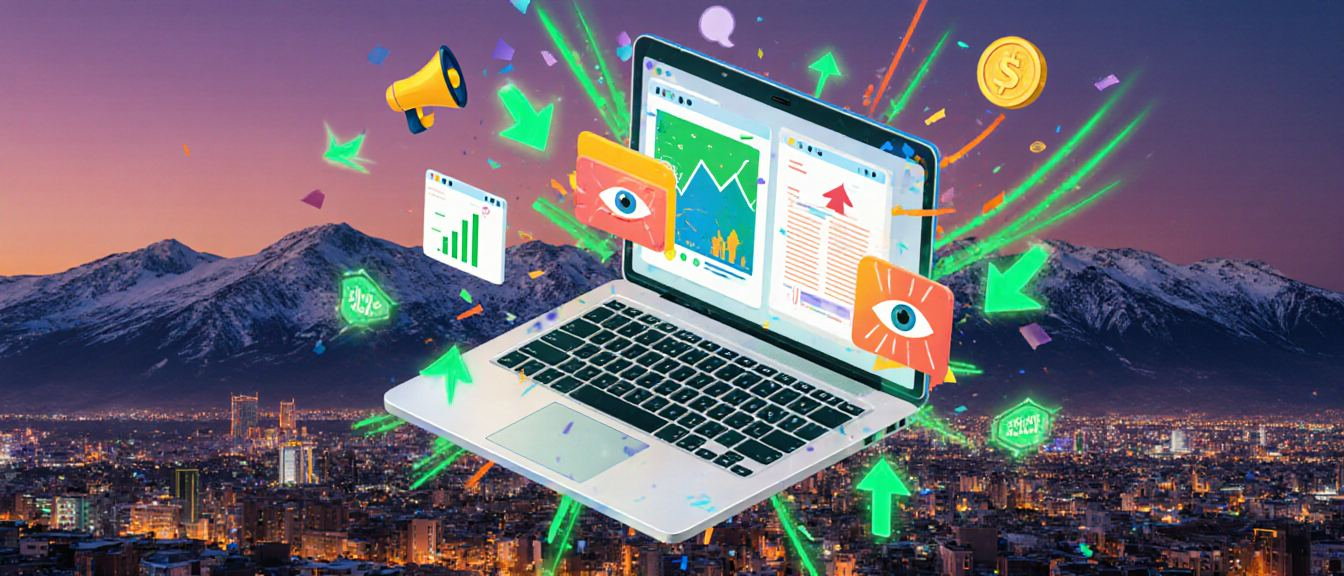
#> input picture img/landing.jpg, 1344 x 576 px
$ python -i banner.py   (imports and definitions only)
#> lines starting #> are read from the running program, lines starting #| are printed output that depends on the picture; after the words box and inside, x2 and y2 are one past the last pixel; in counts of white or black regions, pixels touching at a corner belong together
#> further down, picture is the input picture: PIL image 1344x576 RGB; mean R, G, B 105.7, 101.4, 112.7
"""Small toolkit for era-styled animated GIF banners (PIL only).

    from banner import *
    b = Banner(468, 60)
    f = b.frame("#000080")                      # new frame filled with a colour
    text(f, (10, 8), "ATTELKOM DIAL-UP", font("impact", 30), "#ffff00", outline="#000")
    b.add(f, 600)                               # hold for 600 ms
    b.save("ads/attelkom/dialup_468x60.gif", colors=64)

Fonts: the Windows fonts real banners used (Impact, Tahoma, Verdana, Comic Sans)
are not installed here, so the aliases below map to the nearest free fonts.
`font(name, size, pixel=True)` turns off antialiasing for the jagged 1990s look.
Fonts marked latin_only have no Cyrillic; `font()` falls back for Cyrillic text
when you pass the text as `for_text`.
"""
import math
import os
import random

from PIL import Image, ImageDraw, ImageFilter, ImageFont, ImageOps

T = "/usr/share/fonts/truetype/"
G = "/usr/share/texmf/fonts/opentype/public/tex-gyre/"
FONTS = {
    # alias: (path, has_cyrillic)
    "arial": (T + "liberation/LiberationSans-Regular.ttf", True),
    "arialb": (T + "liberation/LiberationSans-Bold.ttf", True),
    "arialbi": (T + "liberation/LiberationSans-BoldItalic.ttf", True),
    "times": (T + "liberation/LiberationSerif-Regular.ttf", True),
    "timesb": (T + "liberation/LiberationSerif-Bold.ttf", True),
    "timesbi": (T + "liberation/LiberationSerif-BoldItalic.ttf", True),
    "verdana": (T + "dejavu/DejaVuSans.ttf", True),
    "verdanab": (T + "dejavu/DejaVuSans-Bold.ttf", True),
    "tahoma": (T + "dejavu/DejaVuSansCondensed.ttf", True),
    "tahomab": (T + "dejavu/DejaVuSansCondensed-Bold.ttf", True),
    "tahomabi": (T + "dejavu/DejaVuSansCondensed-BoldOblique.ttf", True),
    "georgia": (T + "dejavu/DejaVuSerif.ttf", True),
    "georgiab": (T + "dejavu/DejaVuSerifCondensed-Bold.ttf", True),
    "mono": (T + "liberation/LiberationMono-Regular.ttf", True),
    "monob": (T + "liberation/LiberationMono-Bold.ttf", True),
    "courier": (T + "freefont/FreeMonoBold.ttf", True),
    "impact": (G + "texgyreheroscn-bold.otf", False),  # condensed heavy sans, Latin only
    "impacti": (G + "texgyreheroscn-bolditalic.otf", False),
    "helv": (G + "texgyreheros-regular.otf", False),
    "helvb": (G + "texgyreheros-bold.otf", False),
    "poppins": (T + "google-fonts/Poppins-Regular.ttf", False),
    "poppinsm": (T + "google-fonts/Poppins-Medium.ttf", False),
    "poppinsb": (T + "google-fonts/Poppins-Bold.ttf", False),
    "inter": ("/usr/share/fonts/opentype/inter/Inter-Regular.otf", True),
    "interb": ("/usr/share/fonts/opentype/inter/Inter-Bold.otf", True),
    "interx": ("/usr/share/fonts/opentype/inter/Inter-ExtraBold.otf", True),
    "interblk": ("/usr/share/fonts/opentype/inter/Inter-Black.otf", True),
}
CYR_FALLBACK = {"impact": "tahomab", "impacti": "tahomabi", "helv": "arial", "helvb": "arialb",
                "poppins": "inter", "poppinsm": "inter", "poppinsb": "interb"}

_cache = {}


class _Font:
    def __init__(self, f, pixel):
        self.f, self.pixel = f, pixel


# [17 lines left out: functions font, rgb, not called in this run]


def mix(a, b, t):
    a, b = rgb(a), rgb(b)
    return tuple(int(a[i] + (b[i] - a[i]) * t) for i in range(3))


# ---------------------------------------------------------------- frames

class Banner:
    def __init__(self, w, h):
        self.w, self.h = w, h
        self.frames, self.durations = [], []

    def frame(self, bg="#ffffff"):
        return Image.new("RGB", (self.w, self.h), rgb(bg))

    def add(self, img, ms=100):
        self.frames.append(img.copy())
        self.durations.append(int(ms))

    def hold(self, ms):
        """Lengthen the last frame."""
        self.durations[-1] += int(ms)

    # [34 lines left out: functions save, outline_box, _draw, not called in this run]


def tsize(s, f, spacing=0):
    b = f.f.getbbox(s)
    return b[2] - b[0] + spacing * max(0, len(s) - 1), b[3] - b[1]


# [209 lines left out: functions text, fit_font, gradient_text, gradient, rect, starburst and 10 more, not called in this run]


def cutout(im, thresh=238, feather=1):
    """Make the near-white background transparent (flood from the corners)."""
#> called with thresh = 238, feather = 1
    im = im.convert("RGB")
    g = im.convert("L")
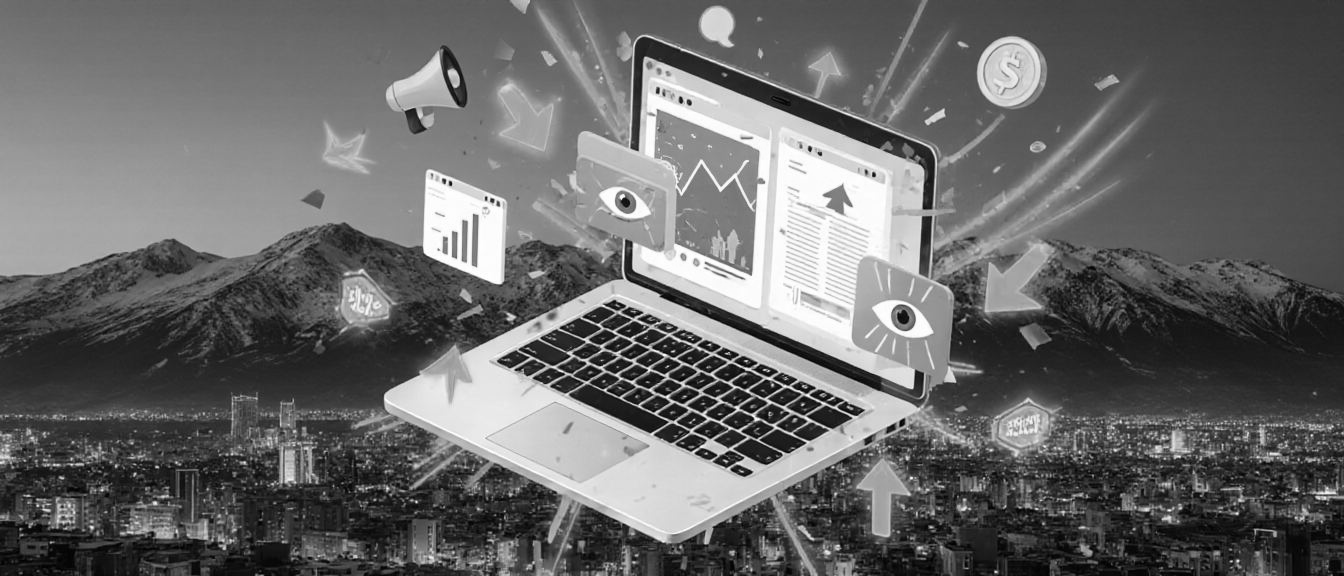
#> g: PIL image 1344x576 L; min 0, max 255, mean 104
    mask = g.point(lambda v: 255 if v >= thresh else 0)
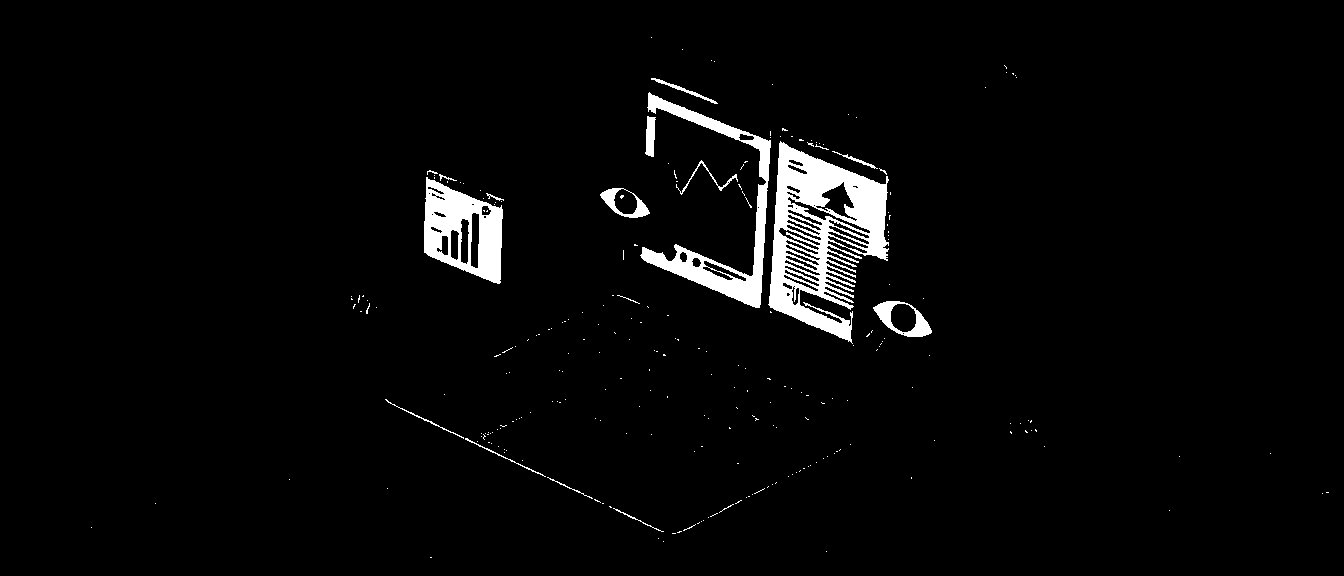
#> mask: PIL image 1344x576 L; 3.2% white; 253 white regions (236 under 20 px), largest, box (x1, y1, x2, y2) and area: (768, 141, 889, 344) 11484, (640, 92, 771, 308) 5206, (424, 177, 503, 284) 4730
    # only background connected to the edges: flood fill a copy
    flood = Image.new("L", (im.width + 2, im.height + 2), 255)
#> flood: PIL image 1346x578 L; every value is 255
    flood.paste(mask, (1, 1))
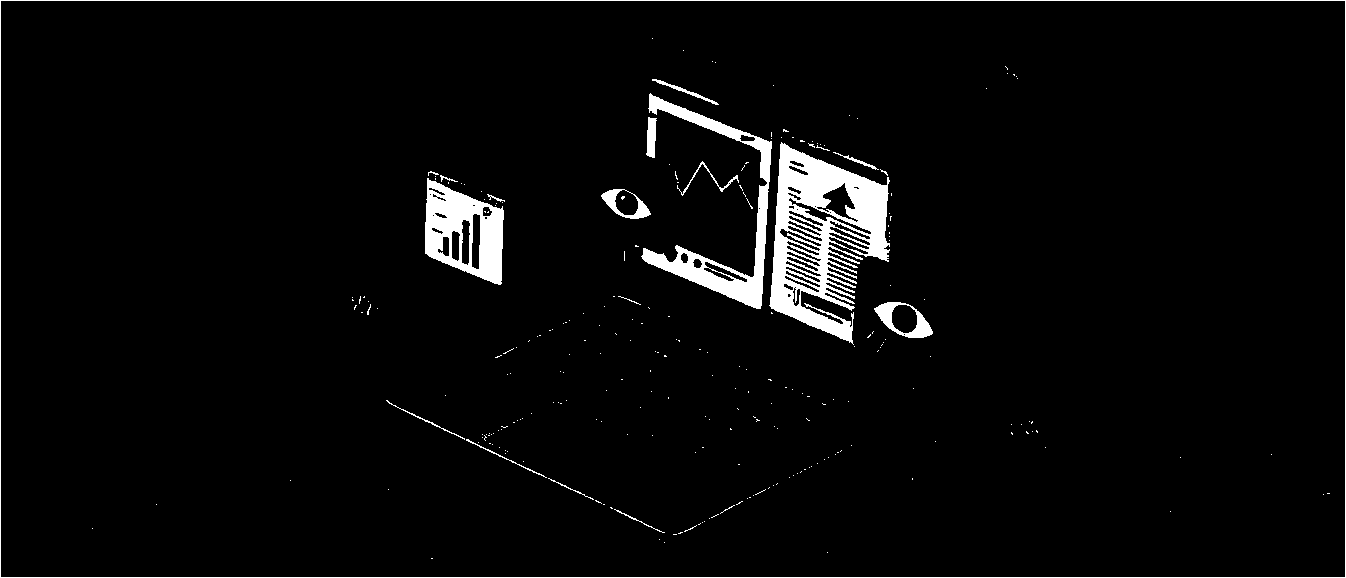
#> flood: PIL image 1346x578 L; 3.7% white; 254 white regions (236 under 20 px), largest, box (x1, y1, x2, y2) and area: (769, 142, 890, 345) 11484, (641, 93, 772, 309) 5206, (425, 178, 504, 285) 4730
    ImageDraw.floodfill(flood, (0, 0), 128)
    bg = flood.crop((1, 1, im.width + 1, im.height + 1)).point(lambda v: 255 if v == 128 else 0)
#> bg: PIL image 1344x576 L; every value is 0
    alpha = ImageOps.invert(bg)
#> alpha: PIL image 1344x576 L; every value is 255
    if feather:
        alpha = alpha.filter(ImageFilter.GaussianBlur(feather))
    out = im.convert("RGBA")
    out.putalpha(alpha)
    return out


# [23 lines left out: functions trim, paste, not called in this run]


def posterize(im, bits=4):
    """Crush colours for a cheap 1990s scan look."""
    return ImageOps.posterize(im.convert("RGB"), bits)


# [25 lines left out: functions shine, noise, not called in this run]


def ease(t):
    return 0.5 - 0.5 * math.cos(math.pi * max(0, min(1, t)))

>>> from PIL import Image
>>> picture = Image.open('../img/landing.jpg')
>>> result = cutout(picture)
